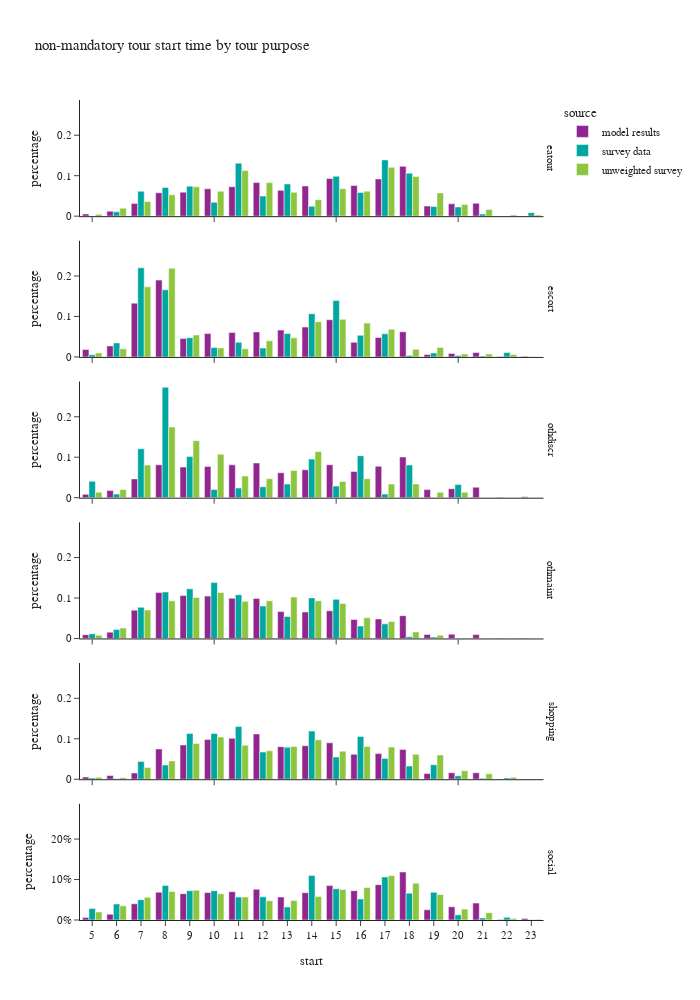

The notebook cell saved with this chart:
### Code cell
df_plot = non_m_tour_data.groupby(['source','tour_type','start'])[['tour_weight']].sum().reset_index()
df_plot['percentage'] = df_plot.groupby(['source','tour_type'], group_keys=False)['tour_weight']. \
    apply(lambda x: x / float(x.sum()))

fig = px.bar(df_plot, x="start", y="percentage", color="source",barmode="group",
             facet_row='tour_type',
             title="non-mandatory tour start time by tour purpose")
fig.for_each_annotation(lambda a: a.update(text = a.text.split("=")[-1]))
fig.update_layout(height=1000, width=700, yaxis=dict(tickformat=".0%"), xaxis=dict(dtick="1"))
fig.show()

### Figure 1 — Plotly figure (JSON) as saved in the notebook; plotly's stock layout.template omitted (floating-point values rounded to 4 significant figures)
{"data": [{"alignmentgroup": "True", "hovertemplate": "source=model results<br>tour_type=eatout<br>start=%{x}<br>percentage=%{y}<extra></extra>", "legendgroup": "model results", "marker": {"color": "#91268F", "pattern": {"shape": ""}}, "name": "model results", "offsetgroup": "model results", "orientation": "v", "showlegend": true, "textposition": "auto", "x": [5.0, 6.0, 7.0, 8.0, 9.0, 10.0, 11.0, 12.0, 13.0, 14.0, 15.0, 16.0, 17.0, 18.0, 19.0, 20.0, 21.0, 22.0, 23.0], "xaxis": "x6", "y": [0.005511, 0.01231, 0.03161, 0.05774, 0.05931, 0.06757, 0.07283, 0.08303, 0.06374, 0.07463, 0.09293, 0.07563, 0.09196, 0.1232, 0.02524, 0.03046, 0.03188, 0.0001535, 0.0002749], "yaxis": "y6", "type": "bar"}, {"alignmentgroup": "True", "hovertemplate": "source=model results<br>tour_type=escort<br>start=%{x}<br>percentage=%{y}<extra></extra>", "legendgroup": "model results", "marker": {"color": "#91268F", "pattern": {"shape": ""}}, "name": "model results", "offsetgroup": "model results", "orientation": "v", "showlegend": false, "textposition": "auto", "x": [5.0, 6.0, 7.0, 8.0, 9.0, 10.0, 11.0, 12.0, 13.0, 14.0, 15.0, 16.0, 17.0, 18.0, 19.0, 20.0, 21.0, 22.0, 23.0], "xaxis": "x5", "y": [0.01829, 0.02724, 0.1329, 0.1899, 0.04528, 0.05768, 0.06024, 0.06192, 0.0664, 0.0738, 0.09189, 0.03605, 0.04829, 0.06215, 0.005888, 0.008628, 0.01115, 0.0008596, 0.001531], "yaxis": "y5", "type": "bar"}, {"alignmentgroup": "True", "hovertemplate": "source=model results<br>tour_type=othdiscr<br>start=%{x}<br>percentage=%{y}<extra></extra>", "legendgroup": "model results", "marker": {"color": "#91268F", "pattern": {"shape": ""}}, "name": "model results", "offsetgroup": "model results", "orientation": "v", "showlegend": false, "textposition": "auto", "x": [5.0, 6.0, 7.0, 8.0, 9.0, 10.0, 11.0, 12.0, 13.0, 14.0, 15.0, 16.0, 17.0, 18.0, 19.0, 20.0, 21.0, 22.0, 23.0], "xaxis": "x4", "y": [0.008211, 0.01759, 0.04643, 0.08124, 0.07567, 0.07718, 0.08126, 0.08576, 0.06168, 0.06893, 0.0815, 0.06498, 0.0776, 0.1005, 0.02002, 0.02219, 0.02597, 0.001104, 0.002167], "yaxis": "y4", "type": "bar"}, {"alignmentgroup": "True", "hovertemplate": "source=model results<br>tour_type=othmaint<br>start=%{x}<br>percentage=%{y}<extra></extra>", "legendgroup": "model results", "marker": {"color": "#91268F", "pattern": {"shape": ""}}, "name": "model results", "offsetgroup": "model results", "orientation": "v", "showlegend": false, "textposition": "auto", "x": [5.0, 6.0, 7.0, 8.0, 9.0, 10.0, 11.0, 12.0, 13.0, 14.0, 15.0, 16.0, 17.0, 18.0, 19.0, 20.0, 21.0, 22.0, 23.0], "xaxis": "x3", "y": [0.009477, 0.01566, 0.06988, 0.1133, 0.1059, 0.1046, 0.09933, 0.09898, 0.06637, 0.06544, 0.06845, 0.04712, 0.04825, 0.05624, 0.01001, 0.01052, 0.009612, 0.0002933, 0.0005254], "yaxis": "y3", "type": "bar"}, {"alignmentgroup": "True", "hovertemplate": "source=model results<br>tour_type=shopping<br>start=%{x}<br>percentage=%{y}<extra></extra>", "legendgroup": "model results", "marker": {"color": "#91268F", "pattern": {"shape": ""}}, "name": "model results", "offsetgroup": "model results", "orientation": "v", "showlegend": false, "textposition": "auto", "x": [5.0, 6.0, 7.0, 8.0, 9.0, 10.0, 11.0, 12.0, 13.0, 14.0, 15.0, 16.0, 17.0, 18.0, 19.0, 20.0, 21.0, 22.0, 23.0], "xaxis": "x2", "y": [0.005548, 0.009378, 0.01538, 0.07485, 0.08474, 0.09847, 0.1011, 0.1118, 0.08056, 0.08276, 0.0899, 0.06173, 0.06341, 0.07364, 0.01409, 0.01597, 0.01589, 0.0003976, 0.0004175], "yaxis": "y2", "type": "bar"}, {"alignmentgroup": "True", "hovertemplate": "source=model results<br>tour_type=social<br>start=%{x}<br>percentage=%{y}<extra></extra>", "legendgroup": "model results", "marker": {"color": "#91268F", "pattern": {"shape": ""}}, "name": "model results", "offsetgroup": "model results", "orientation": "v", "showlegend": false, "textposition": "auto", "x": [5.0, 6.0, 7.0, 8.0, 9.0, 10.0, 11.0, 12.0, 13.0, 14.0, 15.0, 16.0, 17.0, 18.0, 19.0, 20.0, 21.0, 22.0, 23.0], "xaxis": "x", "y": [0.005952, 0.01427, 0.04001, 0.06873, 0.06502, 0.06777, 0.06998, 0.0762, 0.05657, 0.06752, 0.08498, 0.07242, 0.08727, 0.1186, 0.02518, 0.03264, 0.04184, 0.001361, 0.00368], "yaxis": "y", "type": "bar"}, {"alignmentgroup": "True", "hovertemplate": "source=survey data<br>tour_type=eatout<br>start=%{x}<br>percentage=%{y}<extra></extra>", "legendgroup": "survey data", "marker": {"color": "#00A7A0", "pattern": {"shape": ""}}, "name": "survey data", "offsetgroup": "survey data", "orientation": "v", "showlegend": true, "textposition": "auto", "x": [5.0, 6.0, 7.0, 8.0, 9.0, 10.0, 11.0, 12.0, 13.0, 14.0, 15.0, 16.0, 17.0, 18.0, 19.0, 20.0, 21.0, 22.0, 23.0], "xaxis": "x6", "y": [0.0003722, 0.01072, 0.06163, 0.07111, 0.07422, 0.03412, 0.131, 0.04955, 0.07951, 0.02434, 0.09862, 0.05845, 0.1391, 0.1063, 0.02392, 0.02284, 0.005059, 0.0004707, 0.008741], "yaxis": "y6", "type": "bar"}, {"alignmentgroup": "True", "hovertemplate": "source=survey data<br>tour_type=escort<br>start=%{x}<br>percentage=%{y}<extra></extra>", "legendgroup": "survey data", "marker": {"color": "#00A7A0", "pattern": {"shape": ""}}, "name": "survey data", "offsetgroup": "survey data", "orientation": "v", "showlegend": false, "textposition": "auto", "x": [5.0, 6.0, 7.0, 8.0, 9.0, 10.0, 11.0, 12.0, 13.0, 14.0, 15.0, 16.0, 17.0, 18.0, 19.0, 20.0, 21.0, 22.0], "xaxis": "x5", "y": [0.005421, 0.03472, 0.2202, 0.1659, 0.04755, 0.02334, 0.03629, 0.02183, 0.058, 0.1068, 0.1392, 0.05341, 0.05712, 0.003834, 0.009752, 0.003761, 0.002077, 0.01081], "yaxis": "y5", "type": "bar"}, {"alignmentgroup": "True", "hovertemplate": "source=survey data<br>tour_type=othdiscr<br>start=%{x}<br>percentage=%{y}<extra></extra>", "legendgroup": "survey data", "marker": {"color": "#00A7A0", "pattern": {"shape": ""}}, "name": "survey data", "offsetgroup": "survey data", "orientation": "v", "showlegend": false, "textposition": "auto", "x": [5.0, 6.0, 7.0, 8.0, 9.0, 10.0, 11.0, 12.0, 13.0, 14.0, 15.0, 16.0, 17.0, 18.0, 19.0, 20.0], "xaxis": "x4", "y": [0.04053, 0.009025, 0.1209, 0.2727, 0.1016, 0.02009, 0.02385, 0.02704, 0.03373, 0.09538, 0.02873, 0.1038, 0.008897, 0.08077, 0.0004708, 0.03253], "yaxis": "y4", "type": "bar"}, {"alignmentgroup": "True", "hovertemplate": "source=survey data<br>tour_type=othmaint<br>start=%{x}<br>percentage=%{y}<extra></extra>", "legendgroup": "survey data", "marker": {"color": "#00A7A0", "pattern": {"shape": ""}}, "name": "survey data", "offsetgroup": "survey data", "orientation": "v", "showlegend": false, "textposition": "auto", "x": [5.0, 6.0, 7.0, 8.0, 9.0, 10.0, 11.0, 12.0, 13.0, 14.0, 15.0, 16.0, 17.0, 18.0, 19.0, 20.0, 21.0, 22.0], "xaxis": "x3", "y": [0.01146, 0.02209, 0.07699, 0.1148, 0.1227, 0.1381, 0.108, 0.08011, 0.0544, 0.1003, 0.0966, 0.03067, 0.03607, 0.004051, 0.003404, 2.889e-05, 0.0001185, 0.0001942], "yaxis": "y3", "type": "bar"}, {"alignmentgroup": "True", "hovertemplate": "source=survey data<br>tour_type=shopping<br>start=%{x}<br>percentage=%{y}<extra></extra>", "legendgroup": "survey data", "marker": {"color": "#00A7A0", "pattern": {"shape": ""}}, "name": "survey data", "offsetgroup": "survey data", "orientation": "v", "showlegend": false, "textposition": "auto", "x": [5.0, 6.0, 7.0, 8.0, 9.0, 10.0, 11.0, 12.0, 13.0, 14.0, 15.0, 16.0, 17.0, 18.0, 19.0, 20.0, 21.0, 22.0, 23.0], "xaxis": "x2", "y": [0.003059, 0.0009256, 0.04402, 0.03505, 0.1131, 0.1131, 0.1306, 0.0671, 0.07908, 0.1189, 0.05503, 0.1059, 0.05152, 0.03266, 0.0358, 0.00849, 0.002405, 0.003342, 2.156e-05], "yaxis": "y2", "type": "bar"}, {"alignmentgroup": "True", "hovertemplate": "source=survey data<br>tour_type=social<br>start=%{x}<br>percentage=%{y}<extra></extra>", "legendgroup": "survey data", "marker": {"color": "#00A7A0", "pattern": {"shape": ""}}, "name": "survey data", "offsetgroup": "survey data", "orientation": "v", "showlegend": false, "textposition": "auto", "x": [5.0, 6.0, 7.0, 8.0, 9.0, 10.0, 11.0, 12.0, 13.0, 14.0, 15.0, 16.0, 17.0, 18.0, 19.0, 20.0, 21.0, 22.0, 23.0], "xaxis": "x", "y": [0.02833, 0.03945, 0.05023, 0.08544, 0.07245, 0.07225, 0.05661, 0.05727, 0.03213, 0.11, 0.07732, 0.05202, 0.1064, 0.06636, 0.06839, 0.01272, 0.005207, 0.006554, 0.000859], "yaxis": "y", "type": "bar"}, {"alignmentgroup": "True", "hovertemplate": "source=unweighted survey<br>tour_type=eatout<br>start=%{x}<br>percentage=%{y}<extra></extra>", "legendgroup": "unweighted survey", "marker": {"color": "#8CC63E", "pattern": {"shape": ""}}, "name": "unweighted survey", "offsetgroup": "unweighted survey", "orientation": "v", "showlegend": true, "textposition": "auto", "x": [5.0, 6.0, 7.0, 8.0, 9.0, 10.0, 11.0, 12.0, 13.0, 14.0, 15.0, 16.0, 17.0, 18.0, 19.0, 20.0, 21.0, 22.0, 23.0], "xaxis": "x6", "y": [0.004525, 0.01961, 0.0362, 0.05279, 0.0724, 0.06184, 0.1131, 0.08296, 0.05882, 0.04072, 0.06787, 0.06184, 0.1207, 0.09804, 0.05732, 0.02866, 0.01659, 0.003017, 0.003017], "yaxis": "y6", "type": "bar"}, {"alignmentgroup": "True", "hovertemplate": "source=unweighted survey<br>tour_type=escort<br>start=%{x}<br>percentage=%{y}<extra></extra>", "legendgroup": "unweighted survey", "marker": {"color": "#8CC63E", "pattern": {"shape": ""}}, "name": "unweighted survey", "offsetgroup": "unweighted survey", "orientation": "v", "showlegend": false, "textposition": "auto", "x": [5.0, 6.0, 7.0, 8.0, 9.0, 10.0, 11.0, 12.0, 13.0, 14.0, 15.0, 16.0, 17.0, 18.0, 19.0, 20.0, 21.0, 22.0], "xaxis": "x5", "y": [0.009423, 0.02002, 0.1731, 0.2191, 0.05418, 0.02238, 0.02002, 0.04005, 0.04711, 0.08716, 0.09305, 0.08363, 0.06832, 0.01885, 0.02356, 0.007067, 0.007067, 0.005889], "yaxis": "y5", "type": "bar"}, {"alignmentgroup": "True", "hovertemplate": "source=unweighted survey<br>tour_type=othdiscr<br>start=%{x}<br>percentage=%{y}<extra></extra>", "legendgroup": "unweighted survey", "marker": {"color": "#8CC63E", "pattern": {"shape": ""}}, "name": "unweighted survey", "offsetgroup": "unweighted survey", "orientation": "v", "showlegend": false, "textposition": "auto", "x": [5.0, 6.0, 7.0, 8.0, 9.0, 10.0, 11.0, 12.0, 13.0, 14.0, 15.0, 16.0, 17.0, 18.0, 19.0, 20.0], "xaxis": "x4", "y": [0.01342, 0.02013, 0.08054, 0.1745, 0.1409, 0.1074, 0.05369, 0.04698, 0.06711, 0.1141, 0.04027, 0.04698, 0.03356, 0.03356, 0.01342, 0.01342], "yaxis": "y4", "type": "bar"}, {"alignmentgroup": "True", "hovertemplate": "source=unweighted survey<br>tour_type=othmaint<br>start=%{x}<br>percentage=%{y}<extra></extra>", "legendgroup": "unweighted survey", "marker": {"color": "#8CC63E", "pattern": {"shape": ""}}, "name": "unweighted survey", "offsetgroup": "unweighted survey", "orientation": "v", "showlegend": false, "textposition": "auto", "x": [5.0, 6.0, 7.0, 8.0, 9.0, 10.0, 11.0, 12.0, 13.0, 14.0, 15.0, 16.0, 17.0, 18.0, 19.0, 20.0, 21.0, 22.0], "xaxis": "x3", "y": [0.008097, 0.02564, 0.07018, 0.09312, 0.1012, 0.1134, 0.09177, 0.09312, 0.1026, 0.09312, 0.08637, 0.05128, 0.04184, 0.01619, 0.008097, 0.00135, 0.00135, 0.00135], "yaxis": "y3", "type": "bar"}, {"alignmentgroup": "True", "hovertemplate": "source=unweighted survey<br>tour_type=shopping<br>start=%{x}<br>percentage=%{y}<extra></extra>", "legendgroup": "unweighted survey", "marker": {"color": "#8CC63E", "pattern": {"shape": ""}}, "name": "unweighted survey", "offsetgroup": "unweighted survey", "orientation": "v", "showlegend": false, "textposition": "auto", "x": [5.0, 6.0, 7.0, 8.0, 9.0, 10.0, 11.0, 12.0, 13.0, 14.0, 15.0, 16.0, 17.0, 18.0, 19.0, 20.0, 21.0, 22.0, 23.0], "xaxis": "x2", "y": [0.00468, 0.0039, 0.02886, 0.04524, 0.08814, 0.1045, 0.08424, 0.0702, 0.08112, 0.0975, 0.06942, 0.08112, 0.07956, 0.06162, 0.06006, 0.02106, 0.01326, 0.00468, 0.00078], "yaxis": "y2", "type": "bar"}, {"alignmentgroup": "True", "hovertemplate": "source=unweighted survey<br>tour_type=social<br>start=%{x}<br>percentage=%{y}<extra></extra>", "legendgroup": "unweighted survey", "marker": {"color": "#8CC63E", "pattern": {"shape": ""}}, "name": "unweighted survey", "offsetgroup": "unweighted survey", "orientation": "v", "showlegend": false, "textposition": "auto", "x": [5.0, 6.0, 7.0, 8.0, 9.0, 10.0, 11.0, 12.0, 13.0, 14.0, 15.0, 16.0, 17.0, 18.0, 19.0, 20.0, 21.0, 22.0, 23.0], "xaxis": "x", "y": [0.01997, 0.03495, 0.05607, 0.07028, 0.07373, 0.0649, 0.05684, 0.04762, 0.048, 0.05799, 0.07565, 0.08026, 0.1098, 0.09101, 0.06298, 0.02688, 0.01805, 0.003456, 0.001536], "yaxis": "y", "type": "bar"}], "layout": {"xaxis": {"anchor": "y", "domain": [0.0, 0.98], "title": {"text": "start"}, "dtick": "1"}, "yaxis": {"anchor": "x", "domain": [0.0, 0.1417], "title": {"text": "percentage"}, "tickformat": ".0%"}, "xaxis2": {"anchor": "y2", "domain": [0.0, 0.98], "matches": "x", "showticklabels": false}, "yaxis2": {"anchor": "x2", "domain": [0.1717, 0.3133], "matches": "y", "title": {"text": "percentage"}}, "xaxis3": {"anchor": "y3", "domain": [0.0, 0.98], "matches": "x", "showticklabels": false}, "yaxis3": {"anchor": "x3", "domain": [0.3433, 0.485], "matches": "y", "title": {"text": "percentage"}}, "xaxis4": {"anchor": "y4", "domain": [0.0, 0.98], "matches": "x", "showticklabels": false}, "yaxis4": {"anchor": "x4", "domain": [0.515, 0.6567], "matches": "y", "title": {"text": "percentage"}}, "xaxis5": {"anchor": "y5", "domain": [0.0, 0.98], "matches": "x", "showticklabels": false}, "yaxis5": {"anchor": "x5", "domain": [0.6867, 0.8283], "matches": "y", "title": {"text": "percentage"}}, "xaxis6": {"anchor": "y6", "domain": [0.0, 0.98], "matches": "x", "showticklabels": false}, "yaxis6": {"anchor": "x6", "domain": [0.8583, 1.0], "matches": "y", "title": {"text": "percentage"}}, "annotations": [{"font": {}, "showarrow": false, "text": "social", "textangle": 90, "x": 0.98, "xanchor": "left", "xref": "paper", "y": 0.07083, "yanchor": "middle", "yref": "paper"}, {"font": {}, "showarrow": false, "text": "shopping", "textangle": 90, "x": 0.98, "xanchor": "left", "xref": "paper", "y": 0.2425, "yanchor": "middle", "yref": "paper"}, {"font": {}, "showarrow": false, "text": "othmaint", "textangle": 90, "x": 0.98, "xanchor": "left", "xref": "paper", "y": 0.4142, "yanchor": "middle", "yref": "paper"}, {"font": {}, "showarrow": false, "text": "othdiscr", "textangle": 90, "x": 0.98, "xanchor": "left", "xref": "paper", "y": 0.5858, "yanchor": "middle", "yref": "paper"}, {"font": {}, "showarrow": false, "text": "escort", "textangle": 90, "x": 0.98, "xanchor": "left", "xref": "paper", "y": 0.7575, "yanchor": "middle", "yref": "paper"}, {"font": {}, "showarrow": false, "text": "eatout", "textangle": 90, "x": 0.98, "xanchor": "left", "xref": "paper", "y": 0.9292, "yanchor": "middle", "yref": "paper"}], "legend": {"title": {"text": "source"}, "tracegroupgap": 0}, "title": {"text": "non-mandatory tour start time by tour purpose"}, "barmode": "group", "height": 1000, "width": 700}}
